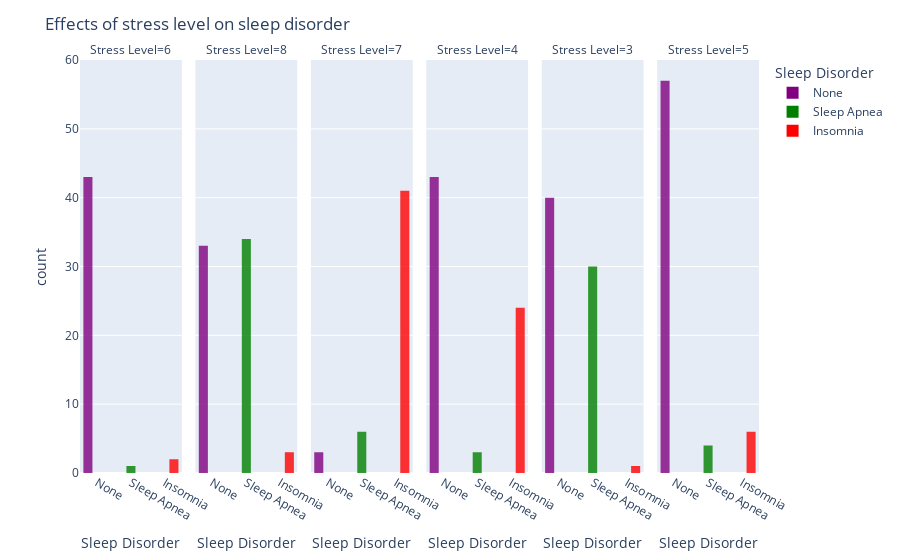

Here is the notebook cell this chart was saved with:
### Code cell
fig = px.histogram(df, x='Sleep Disorder',
                   color='Sleep Disorder',
                   facet_col='Stress Level',
                   barmode='group',
                   color_discrete_sequence=['purple', 'green', 'red'],
                   opacity=0.8)

fig.update_layout(title='Effects of stress level on sleep disorder',
                  showlegend=True)

fig.show()

### Figure 1 — Plotly figure (JSON) as saved in the notebook; plotly's stock layout.template omitted (floating-point values rounded to 4 significant figures)
{"data": [{"alignmentgroup": "True", "bingroup": "x", "hovertemplate": "Sleep Disorder=%{x}<br>Stress Level=6<br>count=%{y}<extra></extra>", "legendgroup": "None", "marker": {"color": "purple", "opacity": 0.8, "pattern": {"shape": ""}}, "name": "None", "offsetgroup": "None", "orientation": "v", "showlegend": true, "type": "histogram", "x": ["None", "None", "None", "None", "None", "None", "None", "None", "None", "None", "None", "None", "None", "None", "None", "None", "None", "None", "None", "None", "None", "None", "None", "None", "None", "None", "None", "None", "None", "None", "None", "None", "None", "None", "None", "None", "None", "None", "None", "None", "None", "None", "None"], "xaxis": "x", "yaxis": "y"}, {"alignmentgroup": "True", "bingroup": "x", "hovertemplate": "Sleep Disorder=%{x}<br>Stress Level=8<br>count=%{y}<extra></extra>", "legendgroup": "None", "marker": {"color": "purple", "opacity": 0.8, "pattern": {"shape": ""}}, "name": "None", "offsetgroup": "None", "orientation": "v", "showlegend": false, "type": "histogram", "x": ["None", "None", "None", "None", "None", "None", "None", "None", "None", "None", "None", "None", "None", "None", "None", "None", "None", "None", "None", "None", "None", "None", "None", "None", "None", "None", "None", "None", "None", "None", "None", "None", "None"], "xaxis": "x2", "yaxis": "y2"}, {"alignmentgroup": "True", "bingroup": "x", "hovertemplate": "Sleep Disorder=%{x}<br>Stress Level=7<br>count=%{y}<extra></extra>", "legendgroup": "None", "marker": {"color": "purple", "opacity": 0.8, "pattern": {"shape": ""}}, "name": "None", "offsetgroup": "None", "orientation": "v", "showlegend": false, "type": "histogram", "x": ["None", "None", "None"], "xaxis": "x3", "yaxis": "y3"}, {"alignmentgroup": "True", "bingroup": "x", "hovertemplate": "Sleep Disorder=%{x}<br>Stress Level=4<br>count=%{y}<extra></extra>", "legendgroup": "None", "marker": {"color": "purple", "opacity": 0.8, "pattern": {"shape": ""}}, "name": "None", "offsetgroup": "None", "orientation": "v", "showlegend": false, "type": "histogram", "x": ["None", "None", "None", "None", "None", "None", "None", "None", "None", "None", "None", "None", "None", "None", "None", "None", "None", "None", "None", "None", "None", "None", "None", "None", "None", "None", "None", "None", "None", "None", "None", "None", "None", "None", "None", "None", "None", "None", "None", "None", "None", "None", "None"], "xaxis": "x4", "yaxis": "y4"}, {"alignmentgroup": "True", "bingroup": "x", "hovertemplate": "Sleep Disorder=%{x}<br>Stress Level=3<br>count=%{y}<extra></extra>", "legendgroup": "None", "marker": {"color": "purple", "opacity": 0.8, "pattern": {"shape": ""}}, "name": "None", "offsetgroup": "None", "orientation": "v", "showlegend": false, "type": "histogram", "x": ["None", "None", "None", "None", "None", "None", "None", "None", "None", "None", "None", "None", "None", "None", "None", "None", "None", "None", "None", "None", "None", "None", "None", "None", "None", "None", "None", "None", "None", "None", "None", "None", "None", "None", "None", "None", "None", "None", "None", "None"], "xaxis": "x5", "yaxis": "y5"}, {"alignmentgroup": "True", "bingroup": "x", "hovertemplate": "Sleep Disorder=%{x}<br>Stress Level=5<br>count=%{y}<extra></extra>", "legendgroup": "None", "marker": {"color": "purple", "opacity": 0.8, "pattern": {"shape": ""}}, "name": "None", "offsetgroup": "None", "orientation": "v", "showlegend": false, "type": "histogram", "x": ["None", "None", "None", "None", "None", "None", "None", "None", "None", "None", "None", "None", "None", "None", "None", "None", "None", "None", "None", "None", "None", "None", "None", "None", "None", "None", "None", "None", "None", "None", "None", "None", "None", "None", "None", "None", "None", "None", "None", "None", "None", "None", "None", "None", "None", "None", "None", "None", "None", "None", "None", "None", "None", "None", "None", "None", "None"], "xaxis": "x6", "yaxis": "y6"}, {"alignmentgroup": "True", "bingroup": "x", "hovertemplate": "Sleep Disorder=%{x}<br>Stress Level=6<br>count=%{y}<extra></extra>", "legendgroup": "Sleep Apnea", "marker": {"color": "green", "opacity": 0.8, "pattern": {"shape": ""}}, "name": "Sleep Apnea", "offsetgroup": "Sleep Apnea", "orientation": "v", "showlegend": true, "type": "histogram", "x": ["Sleep Apnea"], "xaxis": "x", "yaxis": "y"}, {"alignmentgroup": "True", "bingroup": "x", "hovertemplate": "Sleep Disorder=%{x}<br>Stress Level=8<br>count=%{y}<extra></extra>", "legendgroup": "Sleep Apnea", "marker": {"color": "green", "opacity": 0.8, "pattern": {"shape": ""}}, "name": "Sleep Apnea", "offsetgroup": "Sleep Apnea", "orientation": "v", "showlegend": false, "type": "histogram", "x": ["Sleep Apnea", "Sleep Apnea", "Sleep Apnea", "Sleep Apnea", "Sleep Apnea", "Sleep Apnea", "Sleep Apnea", "Sleep Apnea", "Sleep Apnea", "Sleep Apnea", "Sleep Apnea", "Sleep Apnea", "Sleep Apnea", "Sleep Apnea", "Sleep Apnea", "Sleep Apnea", "Sleep Apnea", "Sleep Apnea", "Sleep Apnea", "Sleep Apnea", "Sleep Apnea", "Sleep Apnea", "Sleep Apnea", "Sleep Apnea", "Sleep Apnea", "Sleep Apnea", "Sleep Apnea", "Sleep Apnea", "Sleep Apnea", "Sleep Apnea", "Sleep Apnea", "Sleep Apnea", "Sleep Apnea", "Sleep Apnea"], "xaxis": "x2", "yaxis": "y2"}, {"alignmentgroup": "True", "bingroup": "x", "hovertemplate": "Sleep Disorder=%{x}<br>Stress Level=7<br>count=%{y}<extra></extra>", "legendgroup": "Sleep Apnea", "marker": {"color": "green", "opacity": 0.8, "pattern": {"shape": ""}}, "name": "Sleep Apnea", "offsetgroup": "Sleep Apnea", "orientation": "v", "showlegend": false, "type": "histogram", "x": ["Sleep Apnea", "Sleep Apnea", "Sleep Apnea", "Sleep Apnea", "Sleep Apnea", "Sleep Apnea"], "xaxis": "x3", "yaxis": "y3"}, {"alignmentgroup": "True", "bingroup": "x", "hovertemplate": "Sleep Disorder=%{x}<br>Stress Level=4<br>count=%{y}<extra></extra>", "legendgroup": "Sleep Apnea", "marker": {"color": "green", "opacity": 0.8, "pattern": {"shape": ""}}, "name": "Sleep Apnea", "offsetgroup": "Sleep Apnea", "orientation": "v", "showlegend": false, "type": "histogram", "x": ["Sleep Apnea", "Sleep Apnea", "Sleep Apnea"], "xaxis": "x4", "yaxis": "y4"}, {"alignmentgroup": "True", "bingroup": "x", "hovertemplate": "Sleep Disorder=%{x}<br>Stress Level=3<br>count=%{y}<extra></extra>", "legendgroup": "Sleep Apnea", "marker": {"color": "green", "opacity": 0.8, "pattern": {"shape": ""}}, "name": "Sleep Apnea", "offsetgroup": "Sleep Apnea", "orientation": "v", "showlegend": false, "type": "histogram", "x": ["Sleep Apnea", "Sleep Apnea", "Sleep Apnea", "Sleep Apnea", "Sleep Apnea", "Sleep Apnea", "Sleep Apnea", "Sleep Apnea", "Sleep Apnea", "Sleep Apnea", "Sleep Apnea", "Sleep Apnea", "Sleep Apnea", "Sleep Apnea", "Sleep Apnea", "Sleep Apnea", "Sleep Apnea", "Sleep Apnea", "Sleep Apnea", "Sleep Apnea", "Sleep Apnea", "Sleep Apnea", "Sleep Apnea", "Sleep Apnea", "Sleep Apnea", "Sleep Apnea", "Sleep Apnea", "Sleep Apnea", "Sleep Apnea", "Sleep Apnea"], "xaxis": "x5", "yaxis": "y5"}, {"alignmentgroup": "True", "bingroup": "x", "hovertemplate": "Sleep Disorder=%{x}<br>Stress Level=5<br>count=%{y}<extra></extra>", "legendgroup": "Sleep Apnea", "marker": {"color": "green", "opacity": 0.8, "pattern": {"shape": ""}}, "name": "Sleep Apnea", "offsetgroup": "Sleep Apnea", "orientation": "v", "showlegend": false, "type": "histogram", "x": ["Sleep Apnea", "Sleep Apnea", "Sleep Apnea", "Sleep Apnea"], "xaxis": "x6", "yaxis": "y6"}, {"alignmentgroup": "True", "bingroup": "x", "hovertemplate": "Sleep Disorder=%{x}<br>Stress Level=6<br>count=%{y}<extra></extra>", "legendgroup": "Insomnia", "marker": {"color": "red", "opacity": 0.8, "pattern": {"shape": ""}}, "name": "Insomnia", "offsetgroup": "Insomnia", "orientation": "v", "showlegend": true, "type": "histogram", "x": ["Insomnia", "Insomnia"], "xaxis": "x", "yaxis": "y"}, {"alignmentgroup": "True", "bingroup": "x", "hovertemplate": "Sleep Disorder=%{x}<br>Stress Level=8<br>count=%{y}<extra></extra>", "legendgroup": "Insomnia", "marker": {"color": "red", "opacity": 0.8, "pattern": {"shape": ""}}, "name": "Insomnia", "offsetgroup": "Insomnia", "orientation": "v", "showlegend": false, "type": "histogram", "x": ["Insomnia", "Insomnia", "Insomnia"], "xaxis": "x2", "yaxis": "y2"}, {"alignmentgroup": "True", "bingroup": "x", "hovertemplate": "Sleep Disorder=%{x}<br>Stress Level=7<br>count=%{y}<extra></extra>", "legendgroup": "Insomnia", "marker": {"color": "red", "opacity": 0.8, "pattern": {"shape": ""}}, "name": "Insomnia", "offsetgroup": "Insomnia", "orientation": "v", "showlegend": false, "type": "histogram", "x": ["Insomnia", "Insomnia", "Insomnia", "Insomnia", "Insomnia", "Insomnia", "Insomnia", "Insomnia", "Insomnia", "Insomnia", "Insomnia", "Insomnia", "Insomnia", "Insomnia", "Insomnia", "Insomnia", "Insomnia", "Insomnia", "Insomnia", "Insomnia", "Insomnia", "Insomnia", "Insomnia", "Insomnia", "Insomnia", "Insomnia", "Insomnia", "Insomnia", "Insomnia", "Insomnia", "Insomnia", "Insomnia", "Insomnia", "Insomnia", "Insomnia", "Insomnia", "Insomnia", "Insomnia", "Insomnia", "Insomnia", "Insomnia"], "xaxis": "x3", "yaxis": "y3"}, {"alignmentgroup": "True", "bingroup": "x", "hovertemplate": "Sleep Disorder=%{x}<br>Stress Level=4<br>count=%{y}<extra></extra>", "legendgroup": "Insomnia", "marker": {"color": "red", "opacity": 0.8, "pattern": {"shape": ""}}, "name": "Insomnia", "offsetgroup": "Insomnia", "orientation": "v", "showlegend": false, "type": "histogram", "x": ["Insomnia", "Insomnia", "Insomnia", "Insomnia", "Insomnia", "Insomnia", "Insomnia", "Insomnia", "Insomnia", "Insomnia", "Insomnia", "Insomnia", "Insomnia", "Insomnia", "Insomnia", "Insomnia", "Insomnia", "Insomnia", "Insomnia", "Insomnia", "Insomnia", "Insomnia", "Insomnia", "Insomnia"], "xaxis": "x4", "yaxis": "y4"}, {"alignmentgroup": "True", "bingroup": "x", "hovertemplate": "Sleep Disorder=%{x}<br>Stress Level=3<br>count=%{y}<extra></extra>", "legendgroup": "Insomnia", "marker": {"color": "red", "opacity": 0.8, "pattern": {"shape": ""}}, "name": "Insomnia", "offsetgroup": "Insomnia", "orientation": "v", "showlegend": false, "type": "histogram", "x": ["Insomnia"], "xaxis": "x5", "yaxis": "y5"}, {"alignmentgroup": "True", "bingroup": "x", "hovertemplate": "Sleep Disorder=%{x}<br>Stress Level=5<br>count=%{y}<extra></extra>", "legendgroup": "Insomnia", "marker": {"color": "red", "opacity": 0.8, "pattern": {"shape": ""}}, "name": "Insomnia", "offsetgroup": "Insomnia", "orientation": "v", "showlegend": false, "type": "histogram", "x": ["Insomnia", "Insomnia", "Insomnia", "Insomnia", "Insomnia", "Insomnia"], "xaxis": "x6", "yaxis": "y6"}], "layout": {"annotations": [{"font": {}, "showarrow": false, "text": "Stress Level=6", "x": 0.075, "xanchor": "center", "xref": "paper", "y": 1, "yanchor": "bottom", "yref": "paper"}, {"font": {}, "showarrow": false, "text": "Stress Level=8", "x": 0.245, "xanchor": "center", "xref": "paper", "y": 1, "yanchor": "bottom", "yref": "paper"}, {"font": {}, "showarrow": false, "text": "Stress Level=7", "x": 0.415, "xanchor": "center", "xref": "paper", "y": 1, "yanchor": "bottom", "yref": "paper"}, {"font": {}, "showarrow": false, "text": "Stress Level=4", "x": 0.585, "xanchor": "center", "xref": "paper", "y": 1, "yanchor": "bottom", "yref": "paper"}, {"font": {}, "showarrow": false, "text": "Stress Level=3", "x": 0.755, "xanchor": "center", "xref": "paper", "y": 1, "yanchor": "bottom", "yref": "paper"}, {"font": {}, "showarrow": false, "text": "Stress Level=5", "x": 0.925, "xanchor": "center", "xref": "paper", "y": 1, "yanchor": "bottom", "yref": "paper"}], "barmode": "group", "legend": {"title": {"text": "Sleep Disorder"}, "tracegroupgap": 0}, "margin": {"t": 60}, "showlegend": true, "title": {"text": "Effects of stress level on sleep disorder"}, "xaxis": {"anchor": "y", "categoryarray": ["None", "Sleep Apnea", "Insomnia"], "categoryorder": "array", "domain": [0, 0.15], "title": {"text": "Sleep Disorder"}}, "xaxis2": {"anchor": "y2", "categoryarray": ["None", "Sleep Apnea", "Insomnia"], "categoryorder": "array", "domain": [0.17, 0.32], "matches": "x", "title": {"text": "Sleep Disorder"}}, "xaxis3": {"anchor": "y3", "categoryarray": ["None", "Sleep Apnea", "Insomnia"], "categoryorder": "array", "domain": [0.34, 0.49], "matches": "x", "title": {"text": "Sleep Disorder"}}, "xaxis4": {"anchor": "y4", "categoryarray": ["None", "Sleep Apnea", "Insomnia"], "categoryorder": "array", "domain": [0.51, 0.66], "matches": "x", "title": {"text": "Sleep Disorder"}}, "xaxis5": {"anchor": "y5", "categoryarray": ["None", "Sleep Apnea", "Insomnia"], "categoryorder": "array", "domain": [0.68, 0.83], "matches": "x", "title": {"text": "Sleep Disorder"}}, "xaxis6": {"anchor": "y6", "categoryarray": ["None", "Sleep Apnea", "Insomnia"], "categoryorder": "array", "domain": [0.85, 1], "matches": "x", "title": {"text": "Sleep Disorder"}}, "yaxis": {"anchor": "x", "domain": [0, 1], "title": {"text": "count"}}, "yaxis2": {"anchor": "x2", "domain": [0, 1], "matches": "y", "showticklabels": false}, "yaxis3": {"anchor": "x3", "domain": [0, 1], "matches": "y", "showticklabels": false}, "yaxis4": {"anchor": "x4", "domain": [0, 1], "matches": "y", "showticklabels": false}, "yaxis5": {"anchor": "x5", "domain": [0, 1], "matches": "y", "showticklabels": false}, "yaxis6": {"anchor": "x6", "domain": [0, 1], "matches": "y", "showticklabels": false}}}
